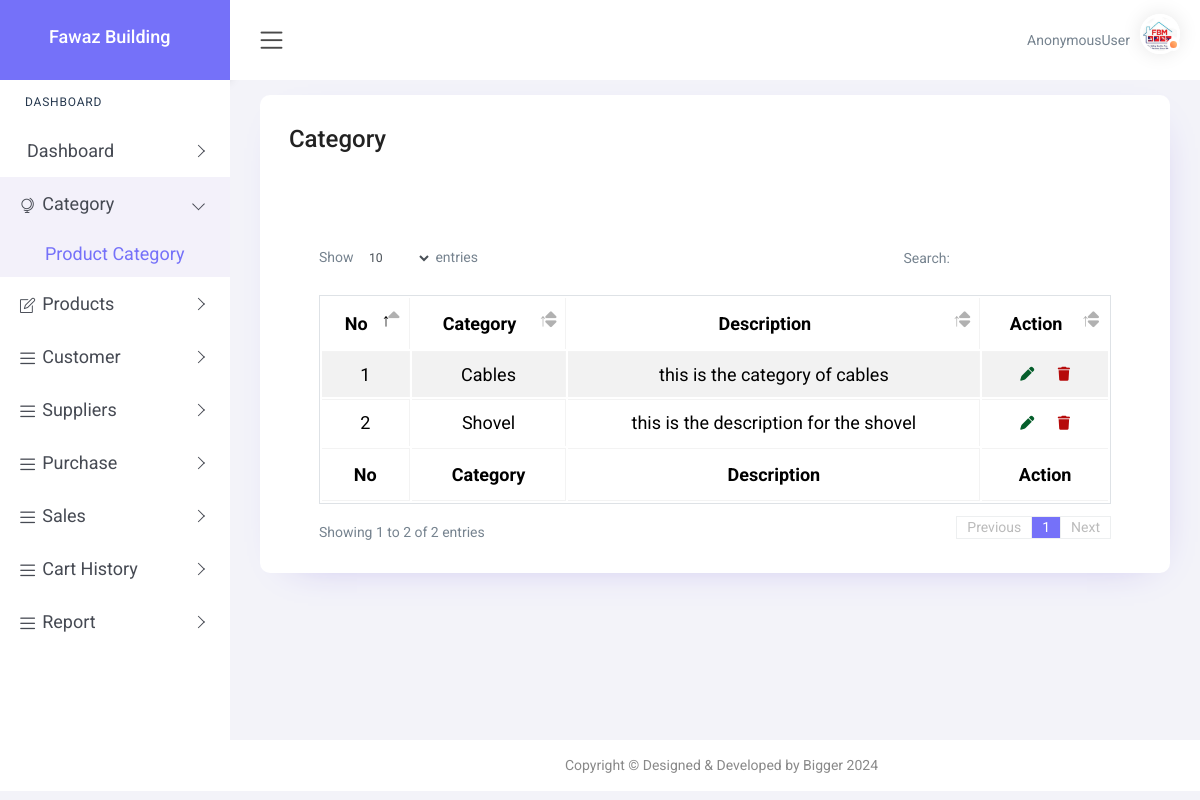
Page /category/ on the earlier database version.
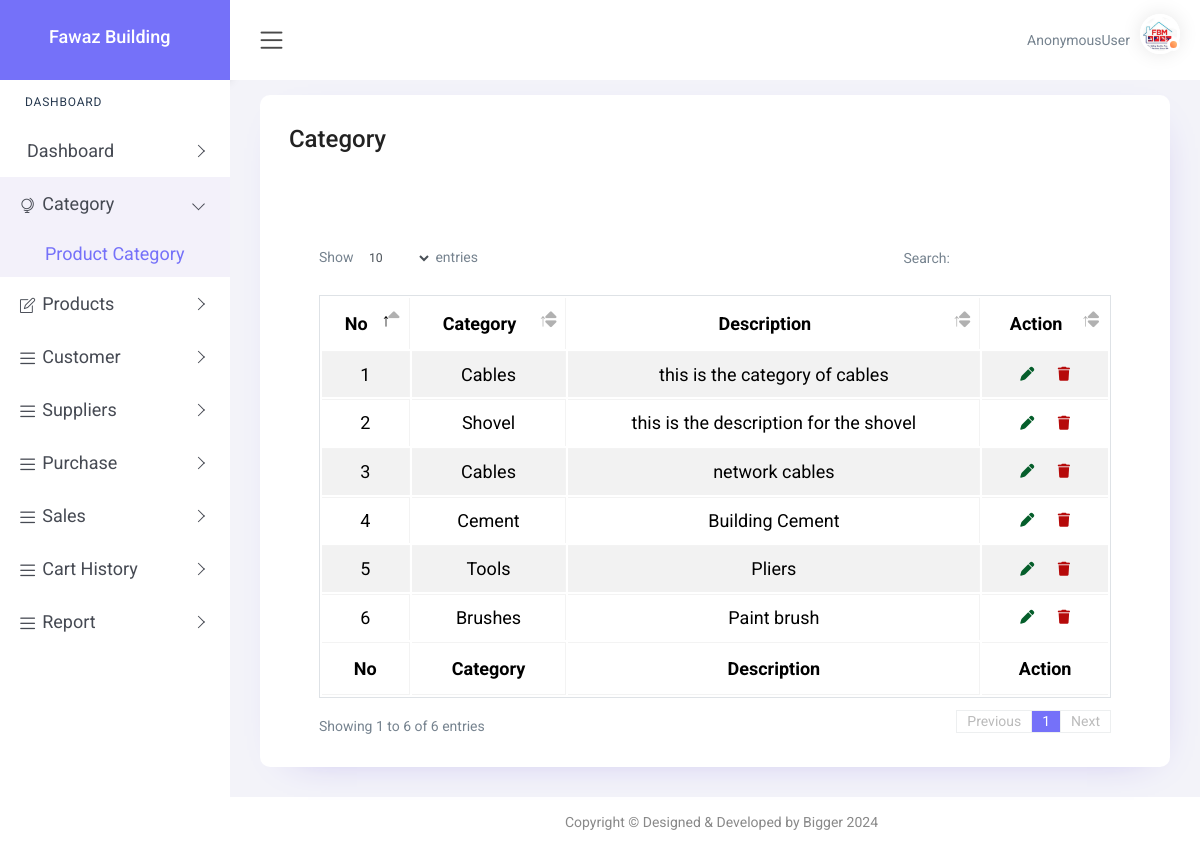
Same page on the later database version.
### app/models.py (models this page shows, shortened)
class Category(models.Model):
    category_name = models.CharField(max_length=100)
    category_description = models.TextField(blank=True, null=True)
    created_at = models.DateTimeField(auto_now_add=True)

### app/views.py (the view, shortened to what this page needs)
# urls.py: path('category/', views.category, name='category'),
def category(request):
    categories = Category.objects.all()
    return render(request, 'category.html',{'categories':categories})

### templates/category.html (shortened to what the changed rows need)
{% load static %}
<!DOCTYPE html>
<html lang="en">
<head>
    <link href="{% static 'plugins1/pg-calendar/css/pignose.calendar.min.css' %}" rel="stylesheet">
    <link rel="stylesheet" href="{% static 'plugins1/chartist/css/chartist.min.css' %}">
    <link rel="stylesheet" href="{% static 'plugins1/chartist-plugin-tooltips/css/chartist-plugin-tooltip.css' %}">
    <link href="{% static 'plugins1/tables/css/datatable/dataTables.bootstrap4.min.css' %}" rel="stylesheet">
    <link href="{% static 'css1/style.css' %}" rel="stylesheet">
    <link rel="stylesheet" href="https://cdnjs.cloudflare.com/ajax/libs/font-awesome/6.6.0/css/all.min.css" />
</head>
<body>
    <div id="main-wrapper">
        <div class="content-body">
            <div class="container-fluid">
                <div class="row">
                    <div class="col-12">
                        <div class="card">
                            <div class="card-body">
                                <h3>Category</h3>
                                <div class="container">
                                    <div class="row" style="margin-top: 20px;">
                                    </div>
                                </div>
                                <div class="table-responsive">
                                    <table class="table table-striped table-bordered zero-configuration">
                                        <thead>
                                            <tr>
                                                <th style="font-size: 18px; color:black; text-align: center;">No</th>
                                                <th style="font-size: 18px; color:black; text-align: center;">Category</th>
                                                <th style="font-size: 18px; color:black; text-align: center;">Description</th>
                                                <th style="font-size: 18px; color:black; text-align: center;">Action</th>
                                            </tr>
                                        </thead>
                                        <tbody>
                                            {% for category in categories %}
                                            <tr>
                                                <td style="font-size: 18px; color:black; text-align: center;">{{forloop.counter}}</td>
                                                <td style="font-size: 18px; color:black; text-align: center;">{{category.category_name}}</td>
                                                <td style="font-size: 18px; color:black; text-align: center;">{{category.category_description}}</td>
                                                <td style="text-align: center;">
                                                    <a href="{% url 'edit_category' category.id %}" >
                                                        <i class="fas fa-pen" style="color: rgb(5, 94, 43); margin-right: 20px;"></i>
                                                      </a>
                                                      <a href="{% url 'delete_category' category.id %}" >
                                                        <i class="fas fa-trash" style="color: rgb(182, 10, 10);"></i>
                                                      </a>
                                                </td>
                                            </tr>
                                            {% endfor %}
                                        </tbody>
                                        <tfoot>
                                            <tr>
                                                <th style="font-size: 18px; color:black; text-align: center;">No</th>
                                                <th style="font-size: 18px; color:black; text-align: center;">Category</th>
                                                <th style="font-size: 18px; color:black; text-align: center;">Description</th>
                                                <th style="font-size: 18px; color:black; text-align: center;">Action</th>
                                            </tr>
                                        </tfoot>
                                    </table>
                                </div>
                            </div>
                        </div>
                    </div>
                </div>
            </div>
        </div>
    </div>
</body>
</html>

Differences in the rows shown:
added Category: category_name "Cables", category_description "network cables"
added Category: category_name "Cement", category_description "Building Cement"
added Category: category_name "Tools", category_description "Pliers"
added Category: category_name "Brushes", category_description "Paint brush"
Other differences:
text written by a page script: "Show entries Search: Showing 1 to 2 of 2 entries Previous 1 Next" → "Show entries Search: Showing 1 to 6 of 6 entries Previous 1 Next"
